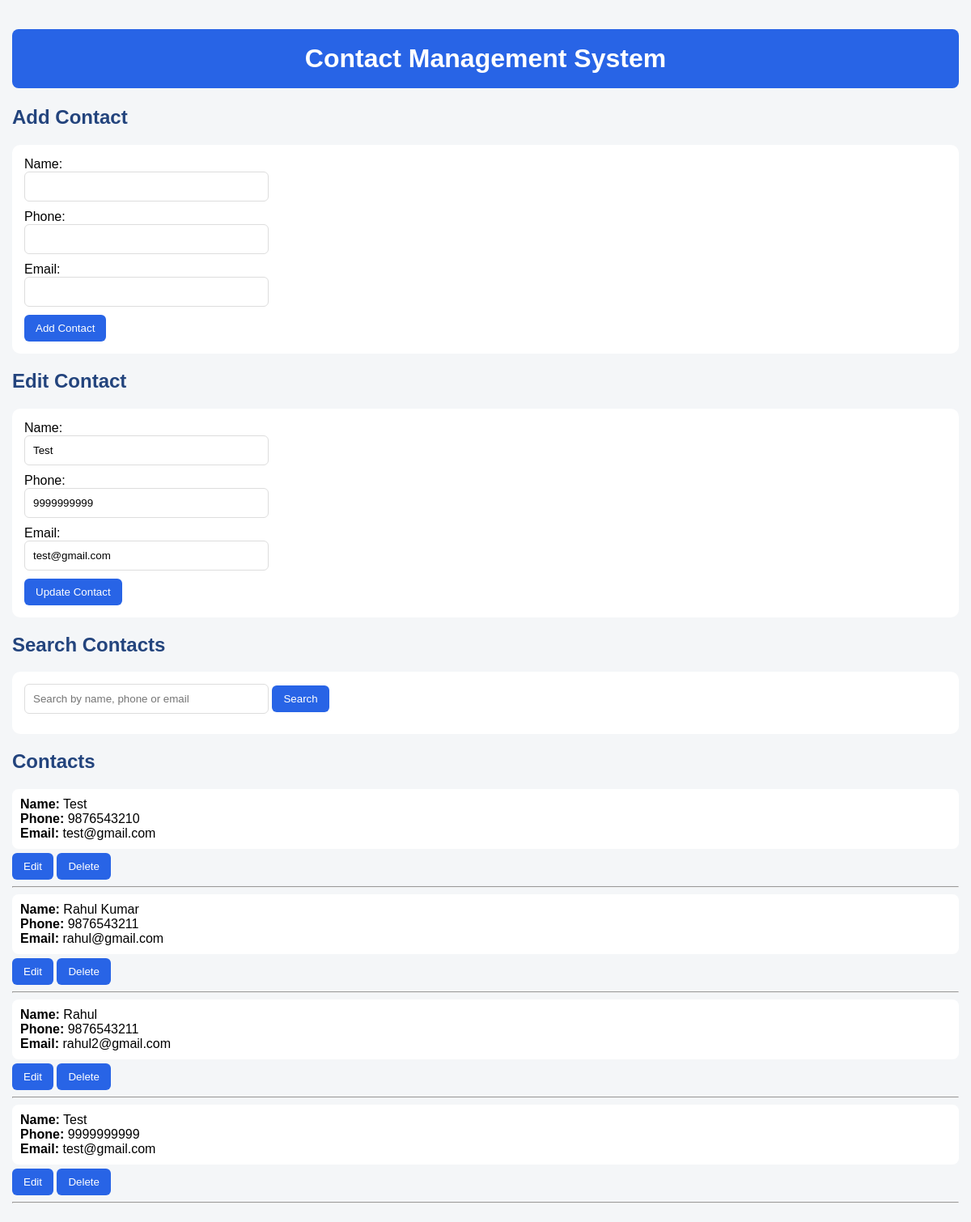
Screenshot of /index.php?edit_id=6 with the database file from the repository.
### tables this page shows
CREATE TABLE contacts (id INTEGER PRIMARY KEY AUTOINCREMENT, name TEXT NOT NULL, phone TEXT NOT NULL, email TEXT);

### index.php (the view, shortened to what this page needs)
<?php
$db = new SQLite3("contacts.db");
$db->exec("
    CREATE TABLE IF NOT EXISTS contacts (
        id INTEGER PRIMARY KEY AUTOINCREMENT,
        name TEXT NOT NULL,
        phone TEXT NOT NULL,
        email TEXT
    )
");
$edit_contact = null;
if (isset($_GET["edit_id"])) {
    $id = (int)$_GET["edit_id"];
    $stmt = $db->prepare(
        "SELECT * FROM contacts WHERE id = :id"
    );
    $stmt->bindValue(":id", $id, SQLITE3_INTEGER);
    $result = $stmt->execute();
    $edit_contact = $result->fetchArray(SQLITE3_ASSOC);
}
$search = trim($_GET["search"] ?? "");
if ($search !== "") {
    $stmt = $db->prepare(
        "SELECT * FROM contacts
         WHERE name LIKE :search
         OR phone LIKE :search
         OR email LIKE :search
         ORDER BY id DESC"
    );
    $stmt->bindValue(":search", "%" . $search . "%", SQLITE3_TEXT);
    $result = $stmt->execute();
} else {
    $result = $db->query(
        "SELECT * FROM contacts ORDER BY id DESC"
    );
}
?>
<!DOCTYPE html>
<html>
<head>
</head>
<body>
<h1>Contact Management System</h1>
<h2>Add Contact</h2>
<div class="box">
<form method="post">
    <label>Name:</label><br>
    <input type="text" name="name" required><br>
    <label>Phone:</label><br>
    <input type="text" name="phone" required pattern="[0-9]{10}" maxlength="10"><br>
    <label>Email:</label><br>
    <input type="email" name="email" required><br>
    <button type="submit">
        Add Contact
    </button>
</form>
</div>
<?php if ($edit_contact): ?>
<h2>Edit Contact</h2>
<div class="box">
<form method="post">
    <label>Name:</label><br>
    <input
        type="text"
        name="name"
        value="<?= htmlspecialchars($edit_contact["name"]) ?>"
        required
    ><br>
    <label>Phone:</label><br>
    <input
        type="text"
        name="phone"
        value="<?= htmlspecialchars($edit_contact["phone"]) ?>"
        required pattern="[0-9]{10}" maxlength="10"
    ><br>
    <label>Email:</label><br>
    <input
        type="email"
        name="email"
        value="<?= htmlspecialchars($edit_contact["email"]) ?>"
    ><br>
    <button type="submit">
        Update Contact
    </button>
</form>
</div>
<?php endif; ?>
<h2>Search Contacts</h2>
<div class="box">
<form method="get">
    <input
        type="text"
        name="search"
        placeholder="Search by name, phone or email"
        value="<?= htmlspecialchars($search) ?>"
    >
    <button type="submit">
        Search
    </button>
</form>
</div>
<h2>Contacts</h2>
<?php while ($row = $result->fetchArray(SQLITE3_ASSOC)): ?>
<div class="contact">
    <strong>Name:</strong>
    <?= htmlspecialchars($row["name"]) ?><br>
    <strong>Phone:</strong>
    <?= htmlspecialchars($row["phone"]) ?><br>
    <strong>Email:</strong>
    <?= htmlspecialchars($row["email"]) ?><br>
</div>
<form method="get" style="display:inline;">
    <button type="submit">
        Edit
    </button>
</form>
<form
    method="post"
    style="display:inline;"
    onsubmit="return confirm('Are you sure you want to delete this contact?');"
>
    <button type="submit">
        Delete
    </button>
</form>
<hr>
<?php endwhile; ?>
</body>
</html>

### index.php (style rules this page uses)
body { font-family: Arial, sans-serif; background: #f4f6f8; margin: 0; padding: 15px; }
h1 { background: #2864e6; color: white; text-align: center; padding: 18px; border-radius: 8px; }
h2 { color: #23447d; }
.box { background: white; padding: 15px; border-radius: 10px; margin-bottom: 15px; }
input { padding: 10px; width: 280px; max-width: 90%; margin-bottom: 10px; border: 1px solid #ddd; border-radius: 6px; }
button { background: #2864e6; color: white; border: none; padding: 9px 14px; border-radius: 6px; cursor: pointer; }
.contact { background: white; padding: 10px; border-radius: 8px; margin-bottom: 5px; }

### rows the page displays
contacts: name "Test", phone "9999999999", email "test@gmail.com"
contacts: name "Test", phone "9876543210", email "test@gmail.com"
contacts: name "Rahul Kumar", phone "9876543211", email "rahul@gmail.com"
contacts: name "Rahul", phone "9876543211", email "rahul2@gmail.com"
